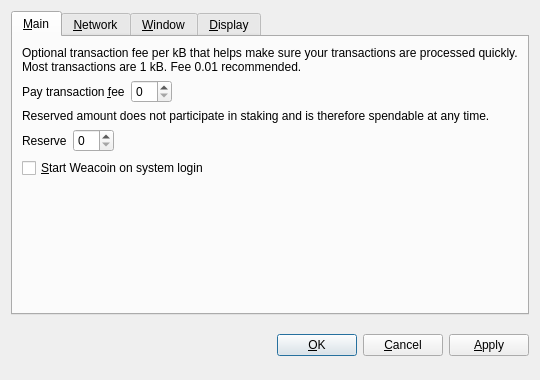
<?xml version="1.0" encoding="UTF-8"?>
<ui version="4.0">
 <class>OptionsDialog</class>
 <widget class="QDialog" name="OptionsDialog">
  <property name="geometry">
   <rect>
    <x>0</x>
    <y>0</y>
    <width>540</width>
    <height>380</height>
   </rect>
  </property>
  <property name="windowTitle">
   <string>Options</string>
  </property>
  <property name="modal">
   <bool>true</bool>
  </property>
  <layout class="QVBoxLayout" name="verticalLayout">
   <item>
    <widget class="QTabWidget" name="tabWidget">
     <property name="tabPosition">
      <enum>QTabWidget::North</enum>
     </property>
     <property name="currentIndex">
      <number>0</number>
     </property>
     <widget class="QWidget" name="tabMain">
      <attribute name="title">
       <string>&amp;Main</string>
      </attribute>
      <layout class="QVBoxLayout" name="verticalLayout_Main">
       <item>
        <widget class="QLabel" name="transactionFeeInfoLabel">
         <property name="text">
          <string>Optional transaction fee per kB that helps make sure your transactions are processed quickly. Most transactions are 1 kB. Fee 0.01 recommended.</string>
         </property>
         <property name="textFormat">
          <enum>Qt::PlainText</enum>
         </property>
         <property name="wordWrap">
          <bool>true</bool>
         </property>
        </widget>
       </item>
       <item>
        <layout class="QHBoxLayout" name="horizontalLayoutFee">
         <item>
          <widget class="QLabel" name="transactionFeeLabel">
           <property name="text">
            <string>Pay transaction &amp;fee</string>
           </property>
           <property name="textFormat">
            <enum>Qt::PlainText</enum>
           </property>
           <property name="buddy">
            <cstring>transactionFee</cstring>
           </property>
          </widget>
         </item>
         <item>
          <widget class="BitcoinAmountField" name="transactionFee"/>
         </item>
         <item>
          <spacer name="horizontalSpacerFee">
           <property name="orientation">
            <enum>Qt::Horizontal</enum>
           </property>
           <property name="sizeHint" stdset="0">
            <size>
             <width>40</width>
             <height>20</height>
            </size>
           </property>
          </spacer>
         </item>
        </layout>
       </item>
       <item>
        <widget class="QLabel" name="reserveBalanceInfoLabel">
         <property name="text">
          <string>Reserved amount does not participate in staking and is therefore spendable at any time.</string>
         </property>
         <property name="textFormat">
          <enum>Qt::PlainText</enum>
         </property>
         <property name="wordWrap">
          <bool>true</bool>
         </property>
        </widget>
       </item>
       <item>
        <layout class="QHBoxLayout" name="horizontalLayoutReserveBalance">
         <item>
          <widget class="QLabel" name="reserveBalanceLabel">
           <property name="text">
            <string>Reserve</string>
           </property>
           <property name="textFormat">
            <enum>Qt::PlainText</enum>
           </property>
           <property name="buddy">
            <cstring>reserveBalance</cstring>
           </property>
          </widget>
         </item>
         <item>
          <widget class="BitcoinAmountField" name="reserveBalance"/>
         </item>
         <item>
          <spacer name="horizontalSpacerReserveBalance">
           <property name="orientation">
            <enum>Qt::Horizontal</enum>
           </property>
           <property name="sizeHint" stdset="0">
            <size>
             <width>40</width>
             <height>20</height>
            </size>
           </property>
          </spacer>
         </item>
        </layout>
       </item>
       <item>
        <widget class="QCheckBox" name="bitcoinAtStartup">
         <property name="toolTip">
          <string>Automatically start Weacoin after logging in to the system.</string>
         </property>
         <property name="text">
          <string>&amp;Start Weacoin on system login</string>
         </property>
        </widget>
       </item>
       <item>
        <spacer name="verticalSpacer_Main">
         <property name="orientation">
          <enum>Qt::Vertical</enum>
         </property>
         <property name="sizeHint" stdset="0">
          <size>
           <width>20</width>
           <height>40</height>
          </size>
         </property>
        </spacer>
       </item>
      </layout>
     </widget>
     <widget class="QWidget" name="tabNetwork">
      <attribute name="title">
       <string>&amp;Network</string>
      </attribute>
      <layout class="QVBoxLayout" name="verticalLayout_Network">
       <item>
        <widget class="QCheckBox" name="mapPortUpnp">
         <property name="toolTip">
          <string>Automatically open the Weacoin client port on the router. This only works when your router supports UPnP and it is enabled.</string>
         </property>
         <property name="text">
          <string>Map port using &amp;UPnP</string>
         </property>
        </widget>
       </item>
       <item>
        <widget class="QCheckBox" name="connectSocks">
         <property name="toolTip">
          <string>Connect to the Weacoin network through a SOCKS proxy (e.g. when connecting through Tor).</string>
         </property>
         <property name="text">
          <string>&amp;Connect through SOCKS proxy:</string>
         </property>
        </widget>
       </item>
       <item>
        <layout class="QHBoxLayout" name="horizontalLayout_Network">
         <item>
          <widget class="QLabel" name="proxyIpLabel">
           <property name="text">
            <string>Proxy &amp;IP:</string>
           </property>
           <property name="textFormat">
            <enum>Qt::PlainText</enum>
           </property>
           <property name="buddy">
            <cstring>proxyIp</cstring>
           </property>
          </widget>
         </item>
         <item>
          <widget class="QValidatedLineEdit" name="proxyIp">
           <property name="maximumSize">
            <size>
             <width>140</width>
             <height>16777215</height>
            </size>
           </property>
           <property name="toolTip">
            <string>IP address of the proxy (e.g. 127.0.0.1)</string>
           </property>
          </widget>
         </item>
         <item>
          <widget class="QLabel" name="proxyPortLabel">
           <property name="text">
            <string>&amp;Port:</string>
           </property>
           <property name="textFormat">
            <enum>Qt::PlainText</enum>
           </property>
           <property name="buddy">
            <cstring>proxyPort</cstring>
           </property>
          </widget>
         </item>
         <item>
          <widget class="QLineEdit" name="proxyPort">
           <property name="maximumSize">
            <size>
             <width>55</width>
             <height>16777215</height>
            </size>
           </property>
           <property name="toolTip">
            <string>Port of the proxy (e.g. 9050)</string>
           </property>
          </widget>
         </item>
         <item>
          <widget class="QLabel" name="socksVersionLabel">
           <property name="text">
            <string>SOCKS &amp;Version:</string>
           </property>
           <property name="textFormat">
            <enum>Qt::PlainText</enum>
           </property>
           <property name="buddy">
            <cstring>socksVersion</cstring>
           </property>
          </widget>
         </item>
         <item>
          <widget class="QValueComboBox" name="socksVersion">
           <property name="toolTip">
            <string>SOCKS version of the proxy (e.g. 5)</string>
           </property>
          </widget>
         </item>
         <item>
          <spacer name="horizontalSpacer_Network">
           <property name="orientation">
            <enum>Qt::Horizontal</enum>
           </property>
           <property name="sizeHint" stdset="0">
            <size>
             <width>40</width>
             <height>20</height>
            </size>
           </property>
          </spacer>
         </item>
        </layout>
       </item>
       <item>
        <spacer name="verticalSpacer_Network">
         <property name="orientation">
          <enum>Qt::Vertical</enum>
         </property>
         <property name="sizeHint" stdset="0">
          <size>
           <width>20</width>
           <height>40</height>
          </size>
         </property>
        </spacer>
       </item>
      </layout>
     </widget>
     <widget class="QWidget" name="tabWindow">
      <attribute name="title">
       <string>&amp;Window</string>
      </attribute>
      <layout class="QVBoxLayout" name="verticalLayout_Window">
       <item>
        <widget class="QCheckBox" name="minimizeToTray">
         <property name="toolTip">
          <string>Show only a tray icon after minimizing the window.</string>
         </property>
         <property name="text">
          <string>&amp;Minimize to the tray instead of the taskbar</string>
         </property>
        </widget>
       </item>
       <item>
        <widget class="QCheckBox" name="minimizeOnClose">
         <property name="toolTip">
          <string>Minimize instead of exit the application when the window is closed. When this option is enabled, the application will be closed only after selecting Quit in the menu.</string>
         </property>
         <property name="text">
          <string>M&amp;inimize on close</string>
         </property>
        </widget>
       </item>
       <item>
        <spacer name="verticalSpacer_Window">
         <property name="orientation">
          <enum>Qt::Vertical</enum>
         </property>
         <property name="sizeHint" stdset="0">
          <size>
           <width>20</width>
           <height>40</height>
          </size>
         </property>
        </spacer>
       </item>
      </layout>
     </widget>
     <widget class="QWidget" name="tabDisplay">
      <attribute name="title">
       <string>&amp;Display</string>
      </attribute>
      <layout class="QVBoxLayout" name="verticalLayout_Display">
       <item>
        <layout class="QHBoxLayout" name="horizontalLayout_1_Display">
         <item>
          <widget class="QLabel" name="langLabel">
           <property name="text">
            <string>User Interface &amp;language:</string>
           </property>
           <property name="textFormat">
            <enum>Qt::PlainText</enum>
           </property>
           <property name="buddy">
            <cstring>lang</cstring>
           </property>
          </widget>
         </item>
         <item>
          <widget class="QValueComboBox" name="lang">
           <property name="toolTip">
            <string>The user interface language can be set here. This setting will take effect after restarting Weacoin.</string>
           </property>
          </widget>
         </item>
        </layout>
       </item>
       <item>
        <layout class="QHBoxLayout" name="horizontalLayout_2_Display">
         <item>
          <widget class="QLabel" name="unitLabel">
           <property name="text">
            <string>&amp;Unit to show amounts in:</string>
           </property>
           <property name="textFormat">
            <enum>Qt::PlainText</enum>
           </property>
           <property name="buddy">
            <cstring>unit</cstring>
           </property>
          </widget>
         </item>
         <item>
          <widget class="QValueComboBox" name="unit">
           <property name="toolTip">
            <string>Choose the default subdivision unit to show in the interface and when sending coins.</string>
           </property>
          </widget>
         </item>
        </layout>
       </item>
       <item>
        <widget class="QCheckBox" name="displayAddresses">
         <property name="toolTip">
          <string>Whether to show Weacoin addresses in the transaction list or not.</string>
         </property>
         <property name="text">
          <string>&amp;Display addresses in transaction list</string>
         </property>
        </widget>
       </item>
       <item>
        <widget class="QCheckBox" name="coinControlFeatures">
         <property name="toolTip">
          <string>Whether to show coin control features or not.</string>
         </property>
         <property name="text">
          <string>Display coin &amp;control features (experts only!)</string>
         </property>
        </widget>
       </item>
       <item>
        <spacer name="verticalSpacer_Display">
         <property name="orientation">
          <enum>Qt::Vertical</enum>
         </property>
         <property name="sizeHint" stdset="0">
          <size>
           <width>20</width>
           <height>40</height>
          </size>
         </property>
        </spacer>
       </item>
      </layout>
     </widget>
    </widget>
   </item>
   <item>
    <layout class="QHBoxLayout" name="horizontalLayout_Buttons">
     <item>
      <spacer name="horizontalSpacer_1">
       <property name="orientation">
        <enum>Qt::Horizontal</enum>
       </property>
       <property name="sizeHint" stdset="0">
        <size>
         <width>40</width>
         <height>48</height>
        </size>
       </property>
      </spacer>
     </item>
     <item>
      <widget class="QLabel" name="statusLabel">
       <property name="font">
        <font>
         <weight>75</weight>
         <bold>true</bold>
        </font>
       </property>
       <property name="text">
        <string/>
       </property>
       <property name="textFormat">
        <enum>Qt::PlainText</enum>
       </property>
       <property name="wordWrap">
        <bool>true</bool>
       </property>
      </widget>
     </item>
     <item>
      <spacer name="horizontalSpacer_2">
       <property name="orientation">
        <enum>Qt::Horizontal</enum>
       </property>
       <property name="sizeHint" stdset="0">
        <size>
         <width>40</width>
         <height>48</height>
        </size>
       </property>
      </spacer>
     </item>
     <item>
      <widget class="QPushButton" name="okButton">
       <property name="text">
        <string>&amp;OK</string>
       </property>
      </widget>
     </item>
     <item>
      <widget class="QPushButton" name="cancelButton">
       <property name="text">
        <string>&amp;Cancel</string>
       </property>
       <property name="autoDefault">
        <bool>false</bool>
       </property>
      </widget>
     </item>
     <item>
      <widget class="QPushButton" name="applyButton">
       <property name="text">
        <string>&amp;Apply</string>
       </property>
       <property name="autoDefault">
        <bool>false</bool>
       </property>
      </widget>
     </item>
    </layout>
   </item>
  </layout>
 </widget>
 <customwidgets>
  <customwidget>
   <class>BitcoinAmountField</class>
   <extends>QSpinBox</extends>
   <header>bitcoinamountfield.h</header>
  </customwidget>
  <customwidget>
   <class>QValueComboBox</class>
   <extends>QComboBox</extends>
   <header>qvaluecombobox.h</header>
  </customwidget>
  <customwidget>
   <class>QValidatedLineEdit</class>
   <extends>QLineEdit</extends>
   <header>qvalidatedlineedit.h</header>
  </customwidget>
 </customwidgets>
 <resources/>
 <connections/>
</ui>
